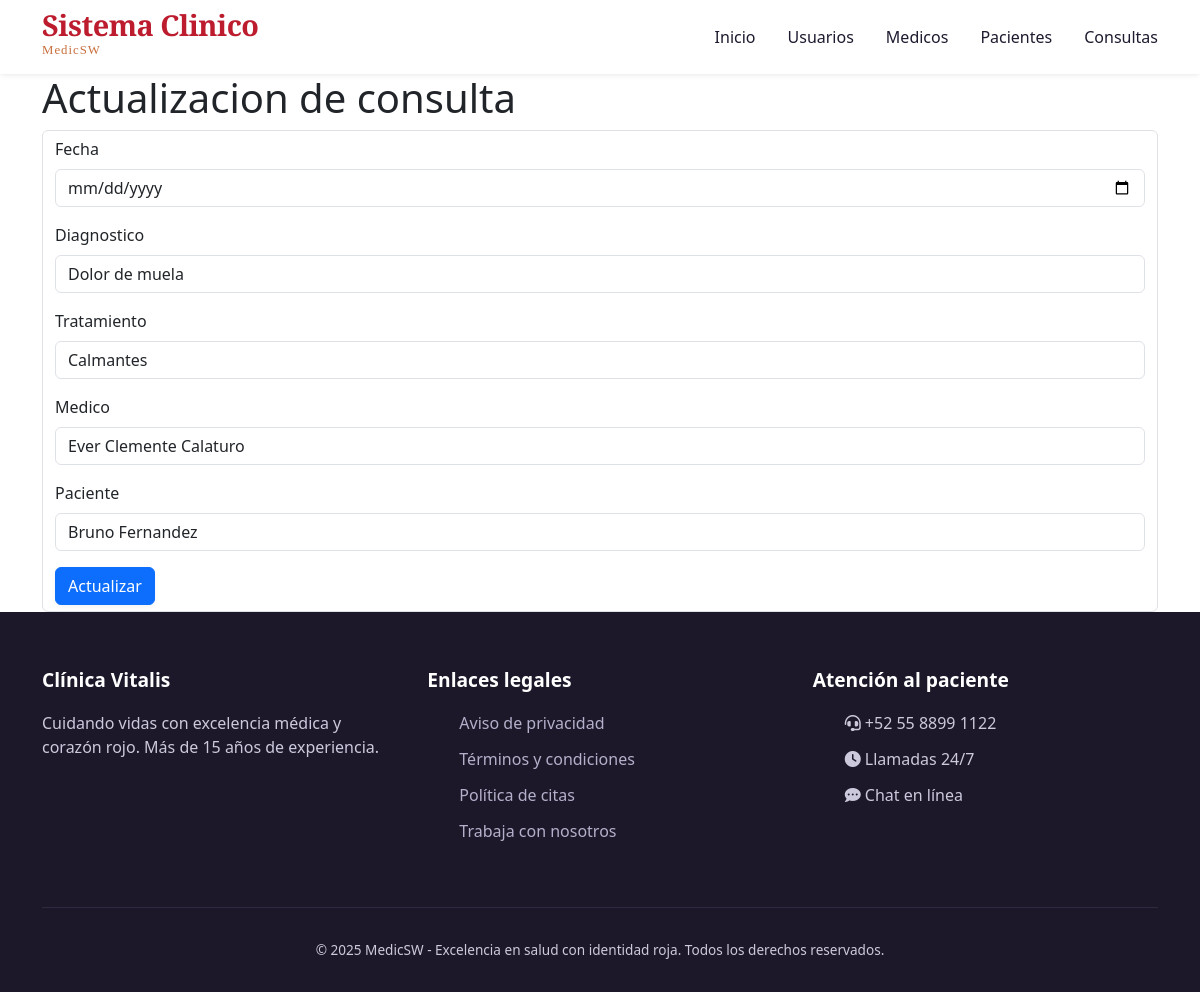
The app's page /consultas/edit/1 with its own data.
### models/consulta_model.py (models this page shows, shortened)
class Consulta(db.Model):
    __tablename__ = "consultas"
    id = db.Column(db.Integer,primary_key=True)
    fecha = db.Column(db.DateTime,nullable=False)
    diagnostico = db.Column(db.String(300),nullable=False)
    tratamiento = db.Column(db.String(300),nullable=False)
    id_medico = db.Column(db.Integer,db.ForeignKey('medicos.id'),nullable=False)
    id_paciente = db.Column(db.Integer,db.ForeignKey('pacientes.id'),nullable=False)
    paciente = db.relationship('Paciente', back_populates='consultas')
    medico = db.relationship('Medico',back_populates='consultas')
    @staticmethod
    def get_by_id(id):
        return Consulta.query.get(id)

### models/medico_model.py (models this page shows, shortened)
class Medico(db.Model):
    __tablename__ = "medicos"
    id = db.Column(db.Integer,primary_key=True)
    nombre = db.Column(db.String(100),nullable=False)
    especialidad = db.Column(db.String(100),nullable=False)
    telefono = db.Column(db.String(20),nullable=False)
    correo = db.Column(db.String(100),nullable=False,unique=True)
    consultas = db.relationship('Consulta',back_populates='medico')

### models/paciente_model.py (models this page shows, shortened)
class Paciente(db.Model):
    __tablename__ = "pacientes"
    id = db.Column(db.Integer,primary_key=True)
    nombre = db.Column(db.String(100),nullable=False)
    edad = db.Column(db.Integer,nullable=False)
    direccion = db.Column(db.String(200),nullable=False)
    telefono = db.Column(db.String(20),nullable=False)
    consultas = db.relationship('Consulta',back_populates='paciente')

### controllers/consulta_control.py (the view, shortened to what this page needs)
@consulta_bp.route("/edit/<int:id>", methods=['GET', 'POST'])
def edit(id):
    consulta = Consulta.get_by_id(id)
    medicos = Medico.query.all()
    pacientes = Paciente.query.all()
    return consulta_view.edit(consulta,medicos,pacientes)

### views/consulta_view.py (called while the page is built)
def edit(consulta, medicos, pacientes):
    return render_template('consultas/edit.html',consulta=consulta,medicos=medicos,pacientes=pacientes)

### templates/consultas/edit.html (shortened to what this page needs)
{% extends 'base.html' %}
{% block content %}
<h1>Actualizacion de consulta</h1>
<form action="{{ url_for('consulta.edit',id=consulta.id) }}" class="form form-control" method="POST">
    <div class="mb-3">
        <label for="" class="form-label">Fecha</label>
        <input type="date" class="form-control" name="fecha" value="{{consulta.fecha.strftime('%d/%m/%Y')}}">
    </div>
        <div class="mb-3">
        <label for="" class="form-label">Diagnostico</label>
        <input type="text" class="form-control" name="diagnostico" value="{{consulta.diagnostico}}">
    </div>
    <div class="mb-3">
        <label for="" class="form-label">Tratamiento</label>
        <input type="text" class="form-control" name="tratamiento" value="{{consulta.tratamiento}}">
    </div>
    <div class="mb-3">
        <label for="" class="form-label">Medico</label>
        <select name="id_medico" class="form form-control" required>
            {% for medico in medicos %}
            <option value="{{medico.id}}" {% if medico.id == consulta.id_medico %} selected {% endif %}>{{medico.nombre}}</option>
            {% endfor %}
        </select>
    </div>
    <div class="mb-3">
        <label for="" class="form-label">Paciente</label>
        <select name="id_paciente" class="form form-control" required>
            {% for paciente in pacientes %}
            <option value="{{paciente.id}}" {% if paciente.id == consulta.id_paciente %} selected {% endif %}>{{paciente.nombre}}</option>
            {% endfor %}
        </select>
    </div>
    <button type="submit" class="btn btn-primary">Actualizar</button>
</form>
{% endblock %}

### static/css/stylos.css (style rules this page uses)
* { margin: 0; padding: 0; box-sizing: border-box; }
body { font-family: 'Inter', sans-serif; background-color: #fefaf9; color: #1e1a2f; line-height: 1.5; scroll-behavior: smooth; }
:root { --primary: #bc1c2e; --primary-dark: #8e1624; --primary-light: #ffe8ea; --accent: #c76e3c; --accent-light: #fef0e6; --gray-light: #faf7f5; --gray-border: #ede5e2; --text-dark: #1e1a2f; --text-muted: #4a4458; --white: #ff0000; --shadow-sm: 0 10px 25px -5px rgba(0, 0, 0, 0.05), 0 8px 10px -6px rgba(0, 0, 0, 0.02); --shadow-md: 0 20px 28px -12px rgba(188, 28, 46, 0.12); --transition: all 0.25s ease; }
.btn { display: inline-flex; align-items: center; gap: 10px; background-color: var(--primary); color: white; font-weight: 600; padding: 12px 28px; border-radius: 40px; text-decoration: none; transition: var(--transition); border: none; cursor: pointer; font-size: 1rem; box-shadow: 0 2px 5px rgba(0,0,0,0.05); }
html { scroll-padding-top: 80px; }

### records on screen
Consulta: diagnostico "Dolor de muela", tratamiento "Calmantes", id_medico "Ever Clemente Calaturo", id_paciente "Bruno Fernandez"
